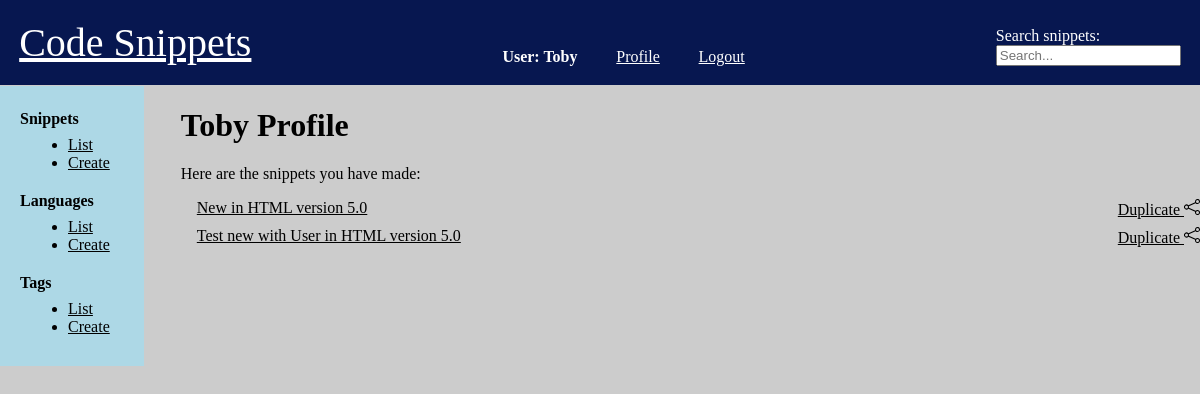
The app's page /profile (signed in), older data.
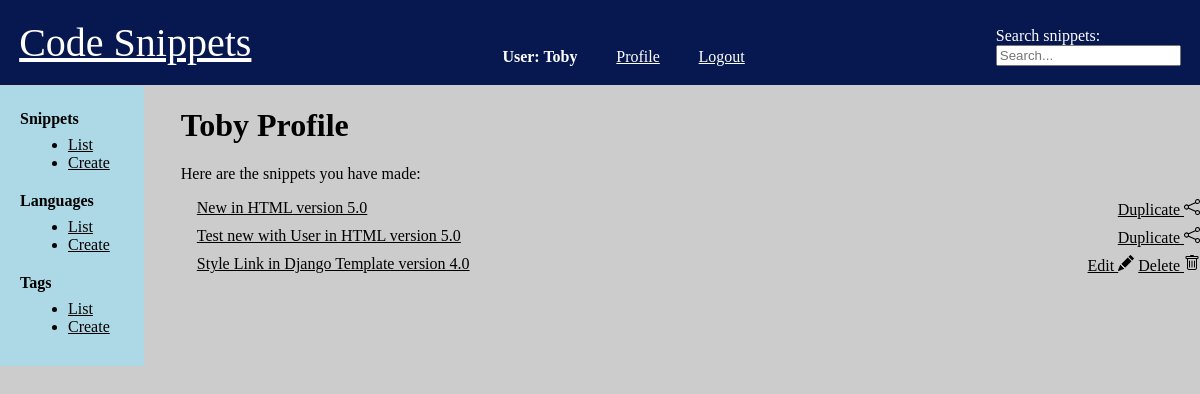
The same page, newer data.
### snippets/models.py (models this page shows)
class Snippet(models.Model):
    title = models.CharField(max_length=255, default='')
    description = models.CharField(max_length=512, default='', blank=True)
    code = models.TextField()
    language = models.ForeignKey(
        'Language', on_delete=models.CASCADE, related_name='snippets', blank=True, null=True)
    user = models.ManyToManyField(
        'User', related_name='snippets')
    author = models.ForeignKey(
        'User', on_delete=models.CASCADE, related_name='my_snippet')
    parent = models.ForeignKey(
        'Snippet', on_delete=models.SET_NULL, related_name='forks', blank=True, null=True)
    created_at = models.DateTimeField(auto_now_add=True)
    tag = models.ManyToManyField('Tag', related_name='snippets', blank=True)
    def __str__(self):
        return f'{self.title} in {self.language}'

class Language(models.Model):
    name = models.CharField(max_length=255)
    version = models.FloatField(blank=True, null=True)
    def __str__(self):
        return f'{self.name} version {self.version}'

### snippets/views.py (the view)
# urls.py: path('profile', views.user_profile, name='user_profile')
@ login_required
def user_profile(request):
    snippets = Snippet.objects.filter(
        user=request.user) | Snippet.objects.filter(author=request.user)
    return render(request, 'snippets/profile.html', {"snippets": snippets})

### templates/snippets/profile.html (shortened to what this page needs)
{% extends 'base.html' %}
{% block content %}
<h1> {{request.user.username}} Profile </h1>
<p>Here are the snippets you have made:</p>
{% for snippet in snippets %}
    <div class="list-item">
        <a href="{% url 'detail_snippet' pk=snippet.pk %}"> {{ snippet }} </a>
        <div class="actions">
            {% if user == snippet.author %}
            <a href="{% url 'edit_snippet' pk=snippet.pk %}"> Edit {% include './icons/pencil-fill.svg' %}</a>
            <a href="{% url 'delete_snippet' pk=snippet.pk %}"> Delete {% include './icons/trash.svg' %}</a>
            {% elif user.is_authenticated %}
            <a href="{% url 'copy_snippet' pk=snippet.pk %}"> Duplicate {% include './icons/share.svg' %}</a>
            {% endif %}
        </div>
    </div>
{% endfor %}
{% endblock content %}

Row changes from the older to the newer data that the page shows:
added Snippet: title+language "Style Link in Django Template version 4.0", shows "Edit"
